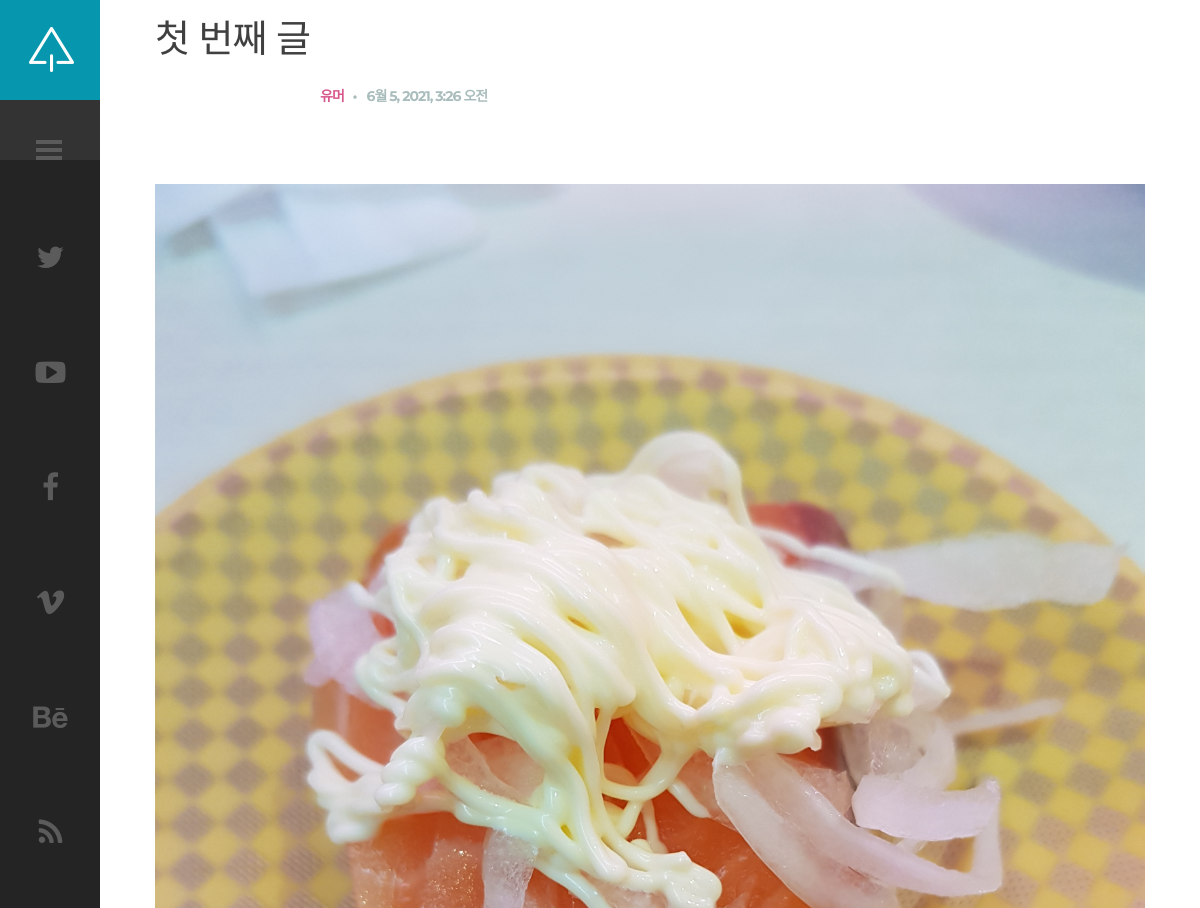
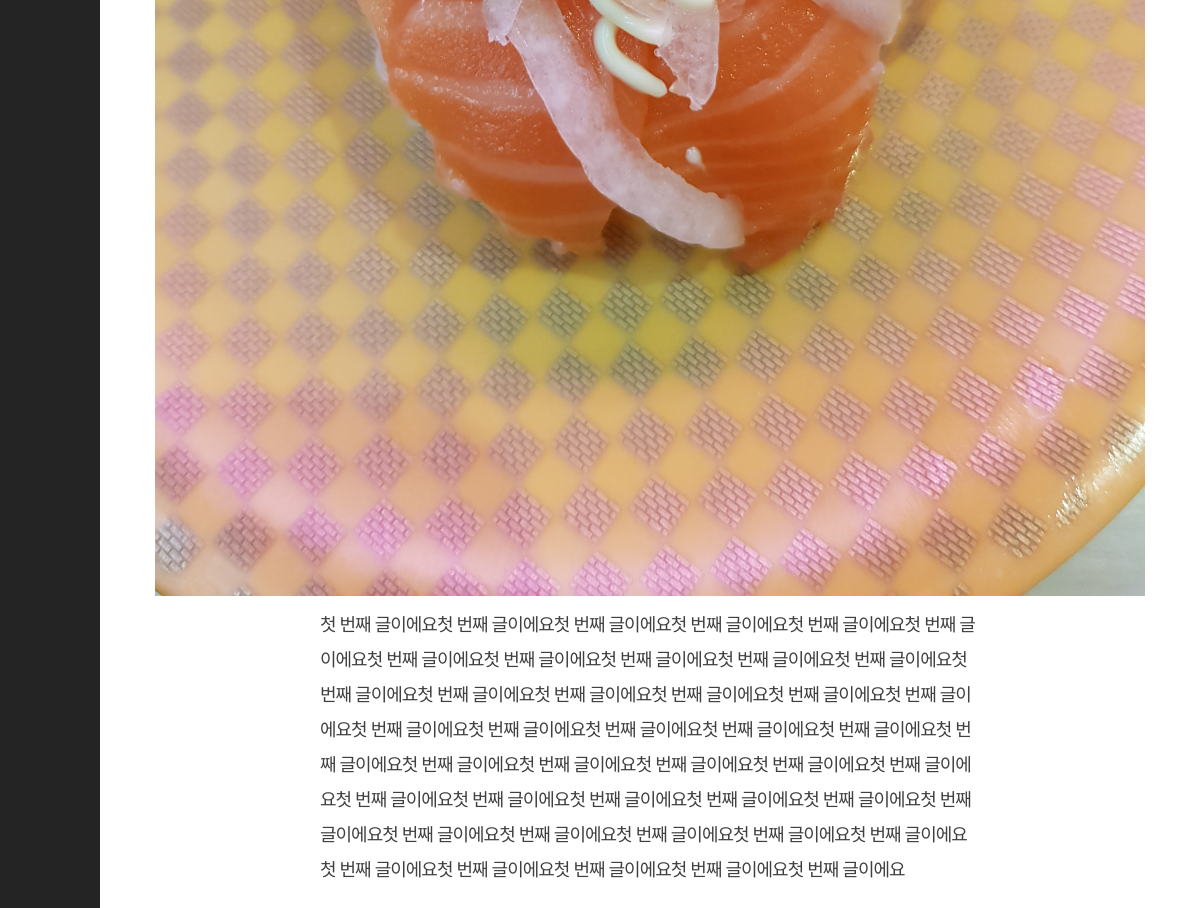
/blog/post/1, run on the app's committed database (2 pictures, top to bottom).
### blog/models.py (models this page shows, shortened)
class Post(models.Model):
    title = models.CharField(max_length=200)
    title_image = models.ImageField(blank=True)
    content = models.TextField()
    createDate = models.DateTimeField(auto_now_add=True)
    updateDate = models.DateTimeField(auto_now_add=True)
    category = models.ManyToManyField(Category, help_text="글의 분류를 설정하세요.")

class Category(models.Model):
    name = models.CharField(max_length=50, help_text="블로그 글의 분류를 입력하세요.(ex:일상)")
    def __str__(self):
        return self.name

### blog/views.py (the view)
# urls.py: path("post/<int:pk>", views.PostDetailView.as_view(), name="post"),
class PostDetailView(generic.DetailView):
    model = Post

### blog/templates/blog/post_detail.html (shortened to what this page needs)
{% extends "base_generic.html" %}
{% block content %}
{% load static %}
        <div id="content" class="site-content center-relative">
            <div class="single-post-wrapper content-1070 center-relative">
                <article class="center-relative">
                    <h1 class="entry-title">
                        {{ post.title }}
                    </h1>
                    <div class="post-info content-660 center-relative">
                        <div class="cat-links">
                            <ul>
                                <li><a href="#">
                                    {% for C in post.category.all %}
                                                        {{ C }}
                                                    {% endfor %}
                                </a></li>
                            </ul>
                        </div>
                        <div class="entry-date published">{{ post.createDate }}</div>
                    </div>
                    {% if post.title_image %}
                    <div class="post-full-width">
                        <img src="{{ post.title_image.url }}" alt="">
                    </div>
                    {% endif %}
                    <div class="entry-content">
                        <div class="content-wrap content-660 center-relative">
                            {{ post.content }}
                        </div>
                    </div>
                </article>
            </div>
        </div>
{% endblock %}

### static/css/clear.css (style rules this page uses)
html, body, div, span, object, iframe, h1, h2, h3, h4, h5, h6, p, blockquote, pre, abbr, address, cite, code, del, dfn, em, img, ins, kbd, q, samp, small, strong, sub, sup, var, b, i, ol, ul, li, fieldset, form, label, legend, table, caption, tbody, tfoot, thead, tr, th, td, article, aside, canvas, details, figcaption, figure, footer, header, hgroup, menu, nav, section, summary, time, mark, audio, video { margin:0; padding:0; border:0; outline: none; font-size:100%; vertical-align:baseline; background:transparent; }
body { line-height:1; }
article,aside,details,figcaption,figure, footer,header,hgroup,menu,nav,section { display:block; }
nav ul,ul,ol { list-style:none; }
a { margin:0; padding:0; font-size:100%; outline: none; vertical-align:baseline; background:transparent; }

### static/css/common.css (style rules this page uses)
.center-relative { margin-left: auto; margin-right: auto; }
h1,h2,h3,h4,h5,h6 { padding: 20px 0; }
h1 { font-size: 38px; line-height: 38px; }

### static/css/style.css (style rules this page uses)
html { overflow: hidden; }
body { font-family: 'Libre Baskerville',sans-serif, Arial;; font-size: 18px; line-height: 35px; font-weight: 400; letter-spacing: -1px; color: #404040; background-color: #fff; }
body a { text-decoration: none; color: #404040; transition: color .2s linear, background-color .2s linear, border-color .2s linear; }
.content-660 { max-width: 660px; }
.content-1070 { max-width: 1070px; }
.content-660 img, .content-1070 img, .content-900 img { max-width: 100%; max-height: 100%; width: auto; height: auto; }
.site-content { width: calc(100% - 100px); margin-left: 100px; padding-bottom: 100px; position: relative; -webkit-transition: margin 0.3s ease; -moz-transition: margin 0.3s ease; -ms-transition: margin 0.3s ease; -o-transition: margin 0.3s ease; transition: margin 0.3s ease; }
.cat-links { font-family: 'Montserrat', sans-serif, Arial; display: inline-block; font-size: 16px; text-transform: uppercase; font-weight: 700; }
.cat-links ul li { display: inline-block; margin-right: 5px; }
.cat-links ul li a { color: #D8588C; font-size: 14px; }
.cat-links ul li:after { content: ","; }
.cat-links ul li:last-child:after { display: none; }
.published { font-family: 'Montserrat', sans-serif, Arial; display: inline-block; font-size: 14px; text-transform: uppercase; font-weight: 700; color: #aabdbd; }
.published:before { content: "\2022"; font-size: 14px; display: inline-block; margin-right: 10px; }
.post-info { font-family: 'Montserrat', sans-serif, Arial; padding-bottom: 70px; }
@media screen and (max-width: 1650px) { .content-1070 { width: 1070px; max-width: 90%; } }

### data on the page
Post: title "첫 번째 글", createDate "6월 5, 2021, 3:26 오전", title_image (picture), content "첫 번째 글이에요첫 번째 글이에요첫 번째 글이에요첫 번째 글이에요첫 번째 글이에요첫 번째 글이에요첫 번째 글이에요첫 번째 글이에요첫 번째 글이에요첫 번째 글이에요첫 번째 글이에요첫 번째 글이에요첫 번째 글이에요첫 번째 글이에요첫 번째 글이에요첫 번째 글이에요첫 번째 글이에요첫 번째 글이에요첫 번째 글이에요첫 번째 글이에요첫 번째 글이에요첫 번째 글이에요첫 번째 글이에요첫 번째 글이에요첫 번째 글이에요첫 번째 글이에요첫 번째 글이에요첫 번째 글이에요첫 번째 글이에요첫 번째 글이에요첫 번째 글이에요첫 번째 글이에요첫 번째 글이에요첫 번째 글이에요첫 번째 글이에요첫 번째 글이에요첫 번째 글이에요첫 번째 글이에요첫 번째 글이에요첫 번째 글이에요첫 번째 글이에요첫 번째 글이에요첫 번째 글이에요첫 번째 글이에요"
Category: name "유머"
